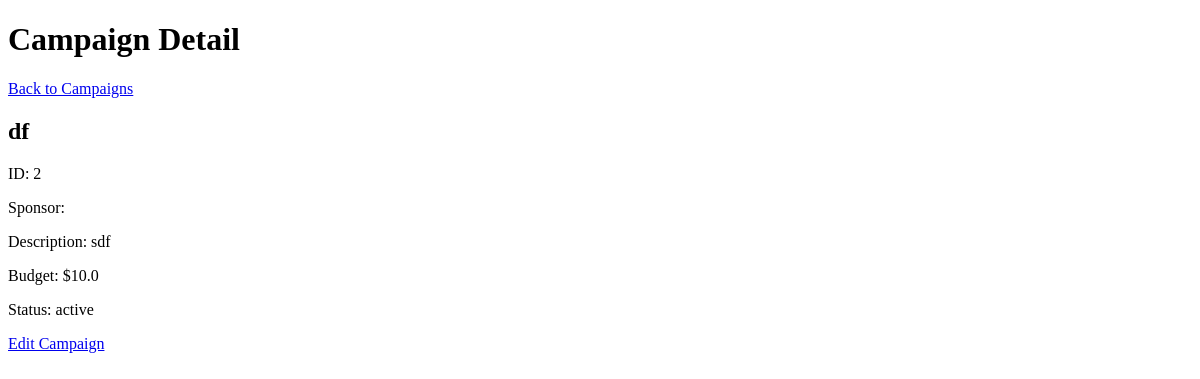
The app's page /admin/campaigns/2 (signed in), older data.
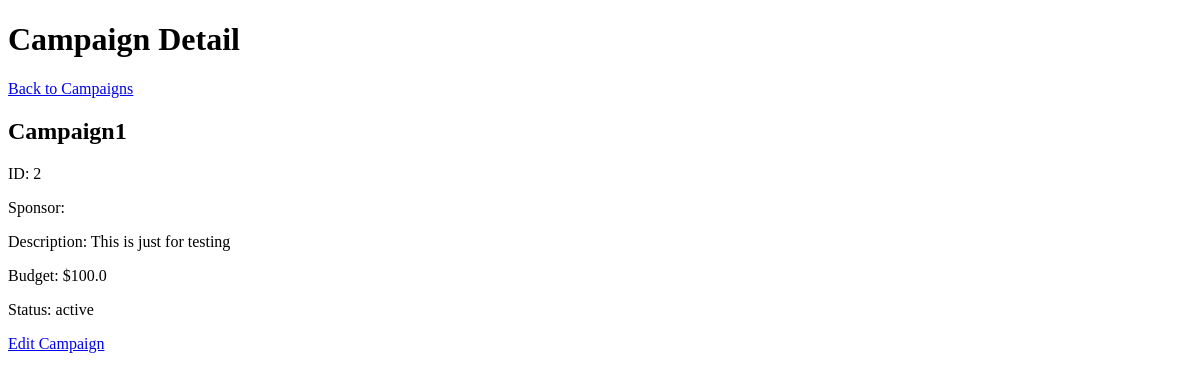
The same page, newer data.
### models.py (models this page shows, shortened)
class Campaign(db.Model):
    id = db.Column(db.Integer, primary_key=True)
    sponsor_id = db.Column(db.Integer, db.ForeignKey('sponsor.id'), nullable=False)
    title = db.Column(db.String(120), nullable=False)
    description = db.Column(db.Text)
    budget = db.Column(db.Float)
    category = db.Column(db.String(120))
    status = db.Column(db.String(50), nullable=False)  # active, completed, flagged
    start_date = db.Column(db.DateTime)
    end_date = db.Column(db.DateTime)
    is_public = db.Column(db.Boolean, default=True)
    sponsor = db.relationship('Sponsor', backref=db.backref('campaigns', lazy=True))

### app.py (the view)
    @app.route('/admin/campaigns/<int:campaign_id>')
    @login_required
    @admin_required
    def admin_campaign_detail(campaign_id):
        campaign = Campaign.query.get_or_404(campaign_id)
        return render_template('admin_campaign_detail.html', campaign=campaign)

### templates/admin_campaign_detail.html (shortened to what this page needs)
<!DOCTYPE html>
<html lang="en">
<head>
</head>
<body>
    <h1>Campaign Detail</h1>
    <a href="{{ url_for('admin_campaigns') }}">Back to Campaigns</a>
    <h2>{{ campaign.title }}</h2>
    <p>ID: {{ campaign.id }}</p>
    <p>Sponsor: {{ campaign.sponsor.username }}</p>
    <p>Description: {{ campaign.description }}</p>
    <p>Budget: ${{ campaign.budget }}</p>
    <p>Status: {{ campaign.status }}</p>
    <a href="{{ url_for('admin_campaign_edit', campaign_id=campaign.id) }}">Edit Campaign</a>
</body>
</html>

Row changes from the older to the newer data that the page shows:
changed Campaign "active": title "df" → "Campaign1"; description "sdf" → "This is just for testing"; budget "10.0" → "100.0"
